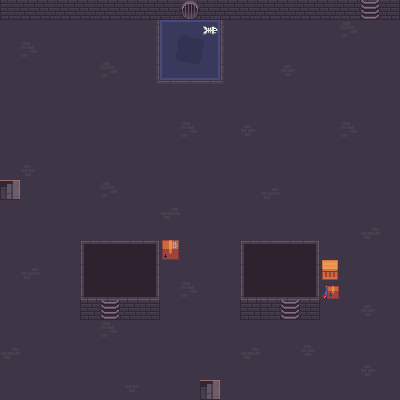

A 2D game scene composited from a Tiled map and its tileset images. What follows is a short description and the map's XML, with every tile layer's data as written:
An orthogonal 20x20 tile map with 20x20 px tiles, 2 tile layers (terrain, upper).

<map version="1.10" tiledversion="1.11.2" orientation="orthogonal" renderorder="right-down" width="20" height="20" tilewidth="20" tileheight="20" infinite="0" nextlayerid="3" nextobjectid="1">
 <tileset firstgid="1" source="sewer_tileset.tsx" />
 <layer id="1" name="terrain" width="20" height="20">
  <data encoding="csv">
43,44,44,44,44,44,44,44,44,48,44,44,44,44,44,44,44,44,44,45,
16,16,16,16,16,16,16,17,119,120,121,15,16,16,16,16,16,33,16,16,
16,33,16,16,16,16,16,17,133,128,135,15,16,16,16,16,16,16,16,16,
16,16,16,16,16,33,16,17,147,148,149,15,16,16,32,16,16,16,16,16,
16,16,16,16,16,16,16,18,2,2,2,19,16,16,16,16,16,16,16,16,
16,16,16,16,16,16,16,16,16,16,16,16,16,16,16,16,16,16,16,16,
16,16,16,16,16,16,16,16,16,33,16,16,32,16,16,16,16,33,16,16,
16,16,16,16,16,16,16,16,16,16,16,16,16,16,16,16,16,16,16,16,
16,32,16,16,16,16,16,16,16,16,16,16,16,16,16,16,16,16,16,16,
26,16,16,16,16,33,16,16,16,16,16,16,16,47,16,16,16,16,16,16,
16,16,16,16,16,16,16,16,47,16,16,16,16,16,16,16,16,16,16,16,
16,16,16,16,16,16,16,16,16,16,16,16,16,16,16,16,16,16,47,16,
16,16,16,16,57,58,58,59,16,16,16,16,57,58,58,59,16,16,16,16,
16,47,16,16,71,72,72,73,16,16,16,16,71,72,72,73,16,16,16,16,
16,16,16,16,85,86,86,87,16,33,16,16,85,86,86,87,16,16,16,16,
16,16,16,16,43,44,44,45,16,16,16,16,43,43,43,45,16,16,32,16,
16,16,16,16,16,33,16,16,16,16,16,16,16,16,16,16,16,16,16,16,
47,16,16,16,16,16,16,16,16,16,16,16,47,16,16,32,16,16,16,16,
16,16,16,16,16,16,16,16,16,16,16,16,16,16,16,16,16,16,32,16,
16,16,16,16,16,16,46,16,16,16,26,16,16,16,16,16,16,16,16,16
</data>
 </layer>
 <layer id="2" name="upper" width="20" height="20">
  <data encoding="csv">
0,0,0,0,0,0,0,0,0,0,0,0,0,0,0,0,0,0,50,0,
0,0,0,0,0,0,0,0,0,0,55,0,0,0,0,0,0,0,0,0,
0,0,0,0,0,0,0,0,0,0,0,0,0,0,0,0,0,0,0,0,
0,0,0,0,0,0,0,0,0,0,0,0,0,0,0,0,0,0,0,0,
0,0,0,0,0,0,0,0,0,0,0,0,0,0,0,0,0,0,0,0,
0,0,0,0,0,0,0,0,0,0,0,0,0,0,0,0,0,0,0,0,
0,0,0,0,0,0,0,0,0,0,0,0,0,0,0,0,0,0,0,0,
0,0,0,0,0,0,0,0,0,0,0,0,0,0,0,0,0,0,0,0,
0,0,0,0,0,0,0,0,0,0,0,0,0,0,0,0,0,0,0,0,
0,0,0,0,0,0,0,0,0,0,0,0,0,0,0,0,0,0,0,0,
0,0,0,0,0,0,0,0,0,0,0,0,0,0,0,0,0,0,0,0,
0,0,0,0,0,0,0,0,0,0,0,0,0,0,0,0,0,0,0,0,
0,0,0,0,0,0,0,0,14,0,0,0,0,0,0,0,0,0,0,0,
0,0,0,0,0,0,0,0,0,0,0,0,0,0,0,0,13,0,0,0,
0,0,0,0,0,0,0,0,0,0,0,0,0,0,0,0,27,0,0,0,
0,0,0,0,0,50,0,0,0,0,0,0,0,0,50,0,0,0,0,0,
0,0,0,0,0,0,0,0,0,0,0,0,0,0,0,0,0,0,0,0,
0,0,0,0,0,0,0,0,0,0,0,0,0,0,0,0,0,0,0,0,
0,0,0,0,0,0,0,0,0,0,0,0,0,0,0,0,0,0,0,0,
0,0,0,0,0,0,0,0,0,0,0,0,0,0,0,0,0,0,0,0
</data>
 </layer>
</map>
